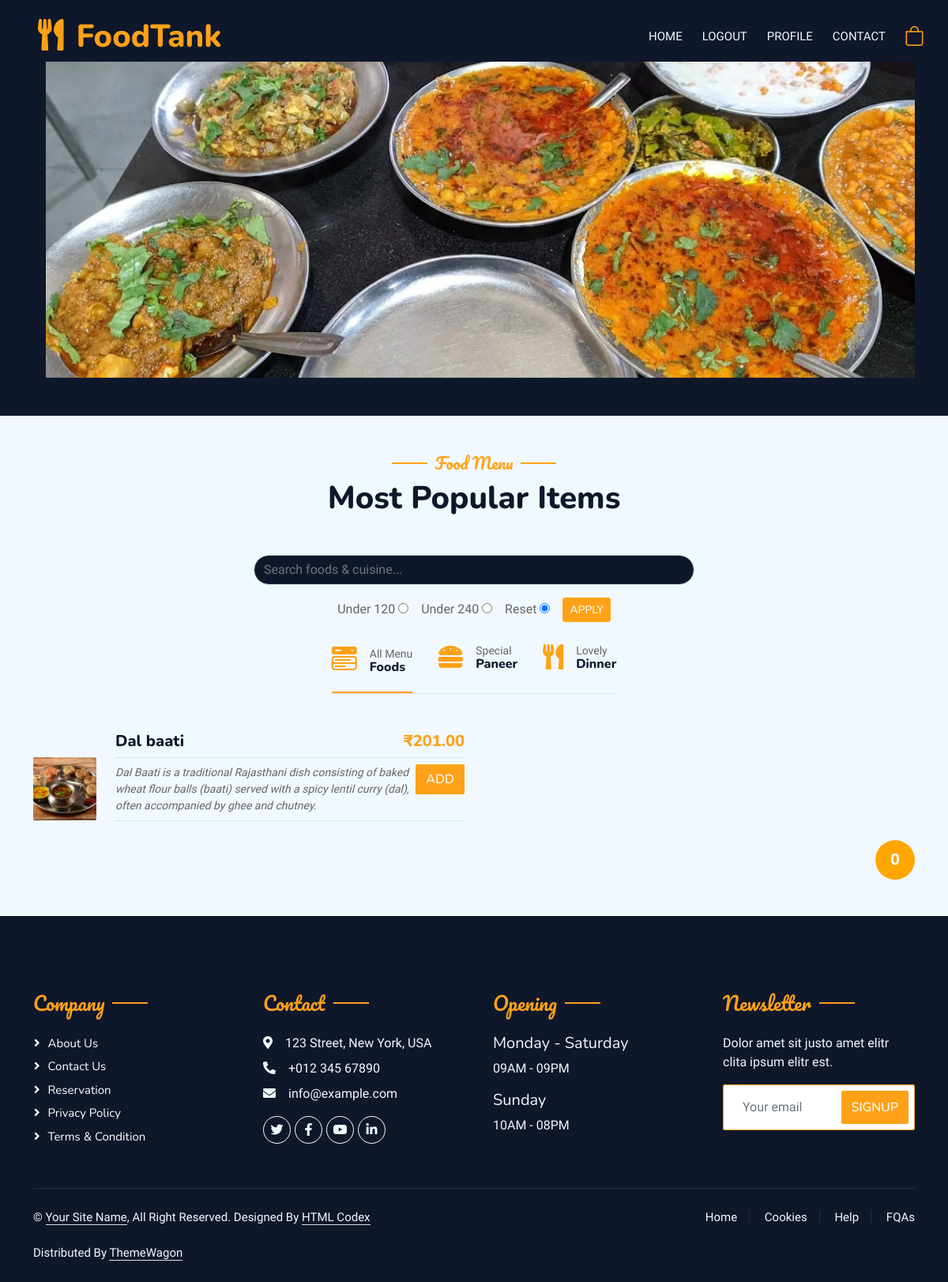
/foodprovider/restaurant_info/4 (signed in), run on an earlier commit of the app's database.
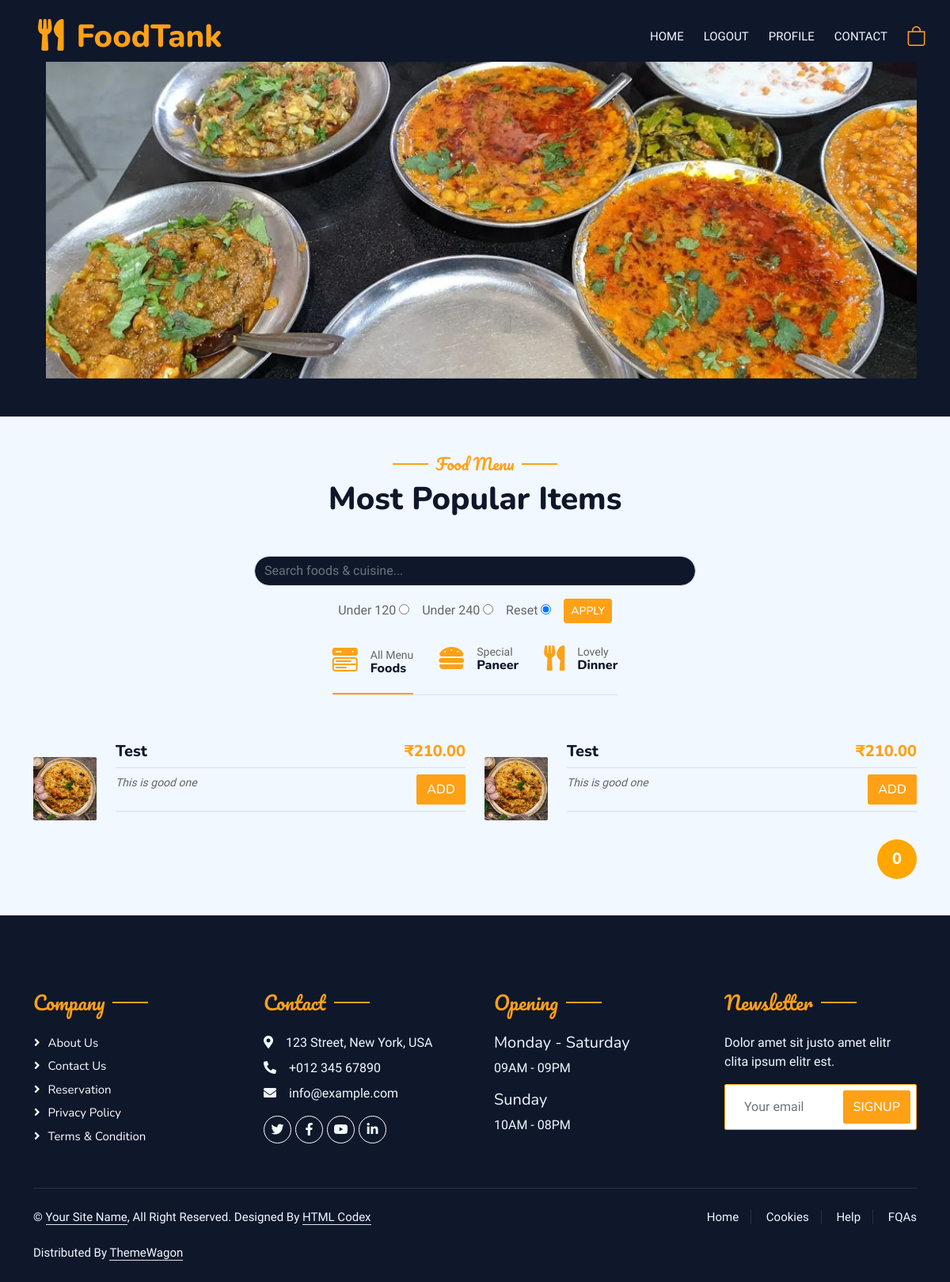
And on a later commit of the database.
### restaurant/models.py (models this page shows, shortened)
class Restaurant(models.Model):
    user = models.ForeignKey(User, on_delete=models.CASCADE,
                    limit_choices_to={'user_type': 'Foodprovider'})  # ForeignKey to User
    name = models.CharField(max_length=255)
    city = models.CharField(max_length=255)
    address = models.TextField()
    mobile = models.CharField(max_length=15)
    desc = models.TextField(blank=True, null=True)
    is_verified = models.BooleanField(default=False)
    veg_or_nonveg = models.CharField(max_length=255, choices=VEG_OR_NONVEG_CHOICES)
    no_of_chefs = models.PositiveIntegerField()
    start_date = models.DateField(blank=True, null=True)
    img1 = models.ImageField(upload_to='restaurant_images/', null=True, blank=True)
    img2 = models.ImageField(upload_to='restaurant_images/', null=True, blank=True)
    img3 = models.ImageField(upload_to='restaurant_images/', null=True, blank=True)
    img4 = models.ImageField(upload_to='restaurant_images/', null=True, blank=True)

### menu/models.py (models this page shows, shortened)
class Menu(models.Model):
    restaurant = models.ForeignKey(Restaurant, on_delete=models.CASCADE)  # ForeignKey to Restaurant
    name = models.CharField(max_length=255)
    description = models.TextField()
    type = models.CharField(max_length=255)
    price = models.DecimalField(max_digits=10, decimal_places=2)
    available = models.BooleanField(blank=True, default=True, null=True)
    cuisine = models.CharField(max_length=255, blank=True)
    img1 = models.ImageField(upload_to='menu_images/', null=True, blank=True)

### restaurant/views.py (the view)
# urls.py: path("restaurant_info/<int:id>", views.restaurantInfo, name="restaurant_info"),
def restaurantInfo(request, id):
    if not request.user.is_authenticated:
        return redirect("/login/")
    try:
        if request.method == "GET":
            food = request.GET.get('search-food-cuisine')
            price = request.GET.get('price')
            ftype = request.GET.get('ftype')
            restId = Restaurant.objects.get(id=id)
            if food:
                restIdMenus = Menu.objects.filter(restaurant=restId, name__icontains=food)
                if not restIdMenus:
                    restIdMenus = Menu.objects.filter(restaurant=restId, cuisine__icontains=food)
            elif price:
                restIdMenus = Menu.objects.filter(restaurant=restId, price__lte=price)
            elif ftype:
                restIdMenus = Menu.objects.filter(restaurant=restId, type__icontains=ftype)
            else:
                restIdMenus = Menu.objects.filter(restaurant=restId)
            context = {
                'restId': restId,
                'restIdMenus': restIdMenus
            }
    except:
        restId = Restaurant.objects.get(id=id)
        restIdMenus = Menu.objects.filter(restaurant=restId)
    restaurant = Restaurant.objects.get(id=id)
    context = {
        'price' : price,
        'restId': restId,
        'restIdMenus': restIdMenus,
        'restaurant':restaurant
    }
    return render(request, 'foodprovider/restaurant_info.html', context)

### templates/foodprovider/restaurant_info.html (shortened to what this page needs)
{% extends '../base.html' %}
{% block content %}
{% load static %}
{% load sweetify %}
<div class="container-xxl position-relative p-0">
    {% include '../navbar.html' %}
    <div class="container-xxl py-5 bg-dark">
        <div class="container">
            <div id="carouselExampleSlidesOnly" class="carousel slide" data-bs-ride="carousel">
                <div class="carousel-inner">
                    <div class="carousel-item active w-100 mx-3">
                        <img src="{{restaurant.img1.url}}" class="w-100" alt="image">
                    </div>
                </div>
            </div>
        </div>
    </div>
</div>
<div class="container-xxl py-5">
    <div class="container">
        <div class="text-center wow fadeInUp" data-wow-delay="0.1s">
            <h5 class="section-title ff-secondary text-center text-primary fw-normal">Food Menu</h5>
            <h1 class="mb-5">Most Popular Items</h1>
            <form method="get">
                <div class="custom-search-bar">
                    <input type="text" class="form-control rounded-pill bg-dark text-white" name="search-food-cuisine"
                        placeholder="Search foods & cuisine...">
                </div>
            </form>
            <div class="d-flex justify-content-center my-3">
                <form method="get">
                    <label for="under">Under 120</label>
                    <input type="radio" name="price" value="120" id="under" {% if price %}{% if price == '120' %}checked{% endif %}{% endif %}>
                    <span>&nbsp;&nbsp;</span>
                    <label for="above">Under 240</label>
                    <input type="radio" name="price" value="240" id="above" {% if price %}{% if price == '240' %}checked{% endif %}{% endif %}>
                    <span>&nbsp;&nbsp;</span>
                    <label for="reset">Reset</label>
                    <input type="radio" name="price" value="" id="reset" {% if not price %}checked{% endif %}>
                    <span>&nbsp;&nbsp;</span>
                    <input type="submit" class="btn btn-primary btn-sm" value="apply">
                </form>
            </div>
        </div>
        <div class="tab-class text-center wow fadeInUp my-4" data-wow-delay="0.1s">
            <ul class="nav nav-pills d-inline-flex justify-content-center border-bottom mb-5">
                <li class="nav-item">
                    <a class="d-flex align-items-center text-start mx-3 ms-0 pb-3 active" data-bs-toggle="pill"
                        href="#tab-1">
                        <i class="bi bi-menu-button-wide-fill fa-2x text-primary"></i>
                        <div class="ps-3">
                            <small class="text-body">All Menu</small>
                            <h6 class="mt-n1 mb-0">Foods</h6>
                        </div>
                    </a>
                </li>
                <li class="nav-item">
                    <a class="d-flex align-items-center text-start mx-3 pb-3" data-bs-toggle="pill" href="#tab-2">
                        <i class="fa fa-hamburger fa-2x text-primary"></i>
                        <div class="ps-3">
                            <small class="text-body">Special</small>
                            <h6 class="mt-n1 mb-0">Paneer</h6>
                        </div>
                    </a>
                </li>
                <li class="nav-item">
                    <a class="d-flex align-items-center text-start mx-3 me-0 pb-3" data-bs-toggle="pill" href="#tab-3">
                        <i class="fa fa-utensils fa-2x text-primary"></i>
                        <div class="ps-3">
                            <small class="text-body">Lovely</small>
                            <h6 class="mt-n1 mb-0">Dinner</h6>
                        </div>
                    </a>
                </li>
            </ul>
            <div class="tab-content">
                <div id="tab-1" class="tab-pane fade show p-0 active">
                    <div class="row g-4">
                        {% for menu in restIdMenus %}
                            {% if menu.available %}
                                <div class="col-lg-6">
                                    <div class="d-flex align-items-center inBag">
                                        <img class="flex-shrink-0 img-fluid rounded" src="{{menu.img1.url}}" alt=""
                                            style="width: 80px; height: 80px;">
                                        <div class="w-100 d-flex flex-column text-start ps-4">
                                            <h5 class="d-flex justify-content-between border-bottom pb-2">
                                                <span>{{menu.name}}</span>
                                                <span class="text-primary">₹{{menu.price}}</span>
                                            </h5>
                                            <div class="d-flex justify-content-between border-bottom pb-2">
                                                <small class="fst-italic">{{menu.description}}</small>&nbsp;&nbsp;
                                                <span class="text-primary"><a class="btn btn-primary addToBag"
                                                        href="/bag/add-to-bag/{{menu.id}}"
                                                        data-menu-id="{{menu.id}}">Add</a></span>
                                            </div>
                                        </div>
                                    </div>
                                </div>
                            {% endif %}
                        {% endfor %}
                    </div>
                </div>
            </div>
        </div>
        <div class="circle-container">
            <div class="circle" id="circle">
                <h5 id="itemCount">0</h5>
            </div>
        </div>
    </div>
</div>
{% endblock content %}

### templates/base.html (shortened to what this page needs)
<!DOCTYPE html>
{% load static %}
<html lang="en">
<head>
    <link href="https://cdnjs.cloudflare.com/ajax/libs/font-awesome/5.10.0/css/all.min.css" rel="stylesheet">
    <link href="https://cdn.jsdelivr.net/npm/bootstrap-icons@1.4.1/font/bootstrap-icons.css" rel="stylesheet">
    <link href="{% static 'lib/animate/animate.min.css' %}" rel="stylesheet">
    <link href="{% static 'lib/owlcarousel/assets/owl.carousel.min.css' %}" rel="stylesheet">
    <link href="{% static 'lib/tempusdominus/css/tempusdominus-bootstrap-4.min.css' %}" rel="stylesheet" />
    <link href="{% static 'css/bootstrap.min.css' %}" rel="stylesheet">
    <link href="{% static 'css/style.css' %}" rel="stylesheet">
    <link rel="stylesheet" href="{% static 'css/myStyle.css' %}">
</head>
<body>
    {% block content %} {% endblock content %}
    {% include 'footer.html' %}
</body>
</html>

### templates/navbar.html (shortened to what this page needs)
<nav class="navbar navbar-expand-lg navbar-dark bg-dark px-4 px-lg-5 py-3 py-lg-0">
    <a href="/" class="navbar-brand p-0">
        <h1 class="text-primary m-0"><i class="fa fa-utensils me-3"></i>FoodTank</h1>
    </a>
    <div class="collapse navbar-collapse" id="navbarCollapse">
        <div class="navbar-nav ms-auto py-0 pe-4">
            <a href="/" class="nav-item nav-link" id="home">Home</a>
            {% if not user.is_authenticated %}
                <a href="/signup/" class="nav-item nav-link">Signup</a>
                <a href="/login/" class="nav-item nav-link">Login</a>
            {% else %}
                <a href="/logout/" class="nav-item nav-link" id="userLogout">Logout</a>
                <a href="/profile/" class="nav-item nav-link">Profile</a>
            {% endif %}
            <a href="/contact/" class="nav-item nav-link">Contact</a>
        </div>
        {% if user.is_authenticated and user.user_type == "Customer" %}
            <a href="/bag/view_bag/"><i class="bi bi-bag" style="font-size: 25px;"></i></a>
        {% endif %}
    </div>
</nav>

### templates/footer.html
<div class="container-fluid bg-dark text-light footer pt-5 mt-5 wow fadeIn" data-wow-delay="0.1s">
    <div class="container py-5">
        <div class="row g-5">
            <div class="col-lg-3 col-md-6">
                <h4 class="section-title ff-secondary text-start text-primary fw-normal mb-4">Company</h4>
                <a class="btn btn-link" href="">About Us</a>
                <a class="btn btn-link" href="">Contact Us</a>
                <a class="btn btn-link" href="">Reservation</a>
                <a class="btn btn-link" href="">Privacy Policy</a>
                <a class="btn btn-link" href="">Terms & Condition</a>
            </div>
            <div class="col-lg-3 col-md-6">
                <h4 class="section-title ff-secondary text-start text-primary fw-normal mb-4">Contact</h4>
                <p class="mb-2"><i class="fa fa-map-marker-alt me-3"></i>123 Street, New York, USA</p>
                <p class="mb-2"><i class="fa fa-phone-alt me-3"></i>+012 345 67890</p>
                <p class="mb-2"><i class="fa fa-envelope me-3"></i>info@example.com</p>
                <div class="d-flex pt-2">
                    <a class="btn btn-outline-light btn-social" href=""><i class="fab fa-twitter"></i></a>
                    <a class="btn btn-outline-light btn-social" href=""><i class="fab fa-facebook-f"></i></a>
                    <a class="btn btn-outline-light btn-social" href=""><i class="fab fa-youtube"></i></a>
                    <a class="btn btn-outline-light btn-social" href=""><i class="fab fa-linkedin-in"></i></a>
                </div>
            </div>
            <div class="col-lg-3 col-md-6">
                <h4 class="section-title ff-secondary text-start text-primary fw-normal mb-4">Opening</h4>
                <h5 class="text-light fw-normal">Monday - Saturday</h5>
                <p>09AM - 09PM</p>
                <h5 class="text-light fw-normal">Sunday</h5>
                <p>10AM - 08PM</p>
            </div>
            <div class="col-lg-3 col-md-6">
                <h4 class="section-title ff-secondary text-start text-primary fw-normal mb-4">Newsletter</h4>
                <p>Dolor amet sit justo amet elitr clita ipsum elitr est.</p>
                <div class="position-relative mx-auto" style="max-width: 400px;">
                    <input class="form-control border-primary w-100 py-3 ps-4 pe-5" type="text" placeholder="Your email">
                    <button type="button" class="btn btn-primary py-2 position-absolute top-0 end-0 mt-2 me-2">SignUp</button>
                </div>
            </div>
        </div>
    </div>
    <div class="container">
        <div class="copyright">
            <div class="row">
                <div class="col-md-6 text-center text-md-start mb-3 mb-md-0">
                    &copy; <a class="border-bottom" href="#">Your Site Name</a>, All Right Reserved.
                    Designed By <a class="border-bottom" href="https://htmlcodex.com">HTML Codex</a><br><br>
                    Distributed By <a class="border-bottom" href="https://themewagon.com" target="_blank">ThemeWagon</a>
                </div>
                <div class="col-md-6 text-center text-md-end">
                    <div class="footer-menu">
                        <a href="">Home</a>
                        <a href="">Cookies</a>
                        <a href="">Help</a>
                        <a href="">FQAs</a>
                    </div>
                </div>
            </div>
        </div>
    </div>
</div>

What changed in the data, as far as the page shows it:
no longer on this page (row edited): Menu: img1 (picture), name "Dal baati", price "201.00", description "Dal Baati is a traditional Rajasthani dish consisting of baked wheat flour balls (baati) served with a spicy lentil curry (dal), often accompanied by ghee and chutney."
added Menu: img1 (picture), name "Test", price "210.00", description "This is good one"
added Menu: img1 (picture), name "Test", price "210.00", description "This is good one"
